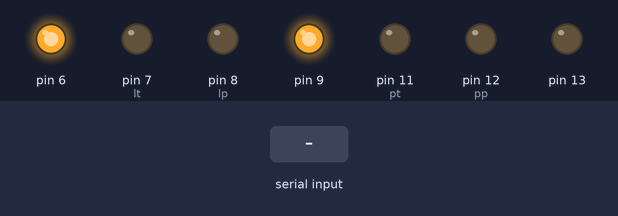
A sketch run on a simulated Arduino Uno, built with avr-gcc and run on an emulated ATmega328P. Shown: output pins drawn as LEDs (lit = HIGH). The test bench sets the inputs (shaded band).

Above: at 1.2 s.
1.3 s: "P" received over Serial
At 1.7 s:
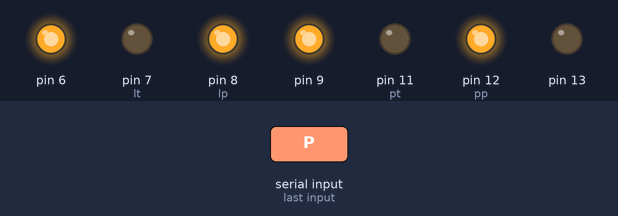
2.8 s: "T" received over Serial
At 4.0 s:
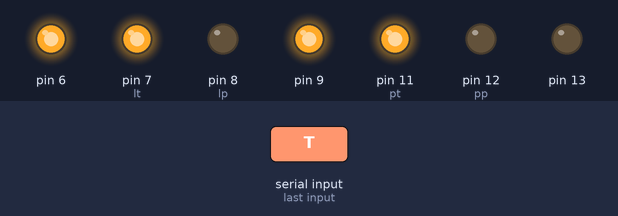
4.3 s: "R" received over Serial
At 5.1 s:
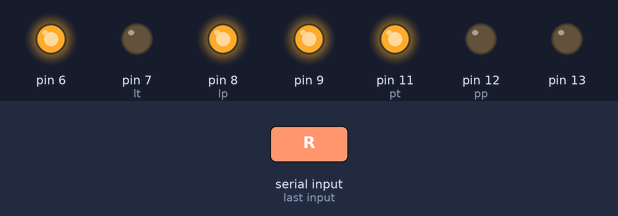
5.8 s: "L" received over Serial
At 6.3 s:
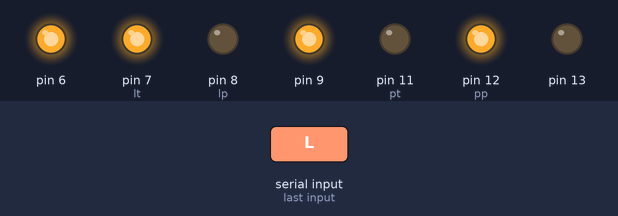
7.3 s: "1" received over Serial
At 8.6 s:
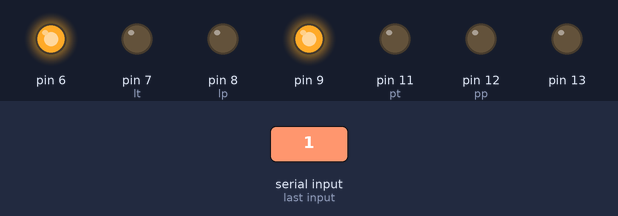
Timing chart, 0 to 9.8 s (numbered marks = the images above; inputs shaded):
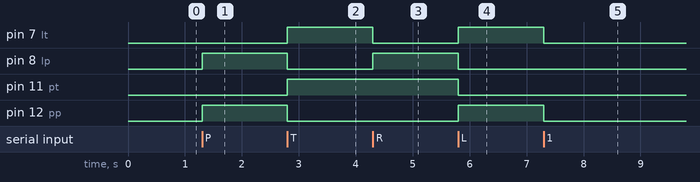

The sketch:

robot_szkielet.ino
```cpp
void setup() {
  pinMode(13, OUTPUT);
  pinMode(6, OUTPUT);
  pinMode(9, OUTPUT);
  pinMode(11, OUTPUT);
  pinMode(12, OUTPUT);
  pinMode(8, OUTPUT);
  pinMode(7, OUTPUT);
  Serial.begin(9600);
  digitalWrite(6, 1);
  digitalWrite(9, 1);
  digitalWrite(11, 0);
  digitalWrite(12, 0);
  digitalWrite(8, 0);
  digitalWrite(7, 0);

  // put your setup code here, to run once:

}

const int pp = 12;
const int pt = 11;
const int lp = 8;
const int lt = 7;

/*
 *

en1 = d6
in1=d12
in2=d11

en2=d9
in3=d8
in4=d7
 */
char dane;
void loop() {
  if(Serial.available()){
    dane = Serial.read();
  }

  switch (dane){
    case 'P':
      jazdaP();
      break;
    case 'T':
      jazdaT();
      break;
    case 'R':
      jazdaR();
      break;
    case 'L':
      jazdaL();
      break;
    default:
      Stop();
      break;
  }
}


void Stop(){
  digitalWrite(pp, 0);
  digitalWrite(pt, 0);
  digitalWrite(lp, 0);
  digitalWrite(lt, 0);
}

void jazdaP(){
  digitalWrite(pp, 1);
  digitalWrite(pt, 0);
  digitalWrite(lp, 1);
  digitalWrite(lt, 0);
}

void jazdaT(){
  digitalWrite(pp, 0);
  digitalWrite(pt, 1);
  digitalWrite(lp, 0);
  digitalWrite(lt, 1);
}
void jazdaR(){
  digitalWrite(pp, 0);
  digitalWrite(pt, 1);
  digitalWrite(lp, 1);
  digitalWrite(lt, 0);
}

void jazdaL(){
  digitalWrite(pp, 1);
  digitalWrite(pt, 0);
  digitalWrite(lp, 0);
  digitalWrite(lt, 1);
}
```

Measured:
- after the input at 1.3 s, pin 8 (lp), pin 12 (pp): LOW → HIGH at once
- after the input at 2.8 s, pin 7 (lt), pin 11 (pt): LOW → HIGH at once; pin 8 (lp), pin 12 (pp): HIGH → LOW at once
- after the input at 4.3 s, pin 7 (lt): HIGH → LOW at once; pin 8 (lp): LOW → HIGH at once
- after the input at 5.8 s, pin 7 (lt), pin 12 (pp): LOW → HIGH at once; pin 8 (lp), pin 11 (pt): HIGH → LOW at once
- after the input at 7.3 s, pin 7 (lt), pin 12 (pp): HIGH → LOW at once
